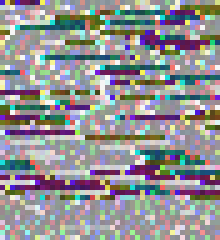
#> input picture lecturer/Lesson_01/src/demo.bmp, 44 x 48 px (shown 5 times larger)
$ python invert.py
#> lines starting #> are read from the running program, lines starting #| are printed output that depends on the picture
#!/usr/bin/env python
# -*- coding: utf-8 -*-

from PIL import Image, ImageChops

img = Image.open('demo.bmp')
#> img is the input picture: PIL image 44x48 RGB; mean R, G, B 146.2, 145.9, 148.1
i_img = ImageChops.invert(img)
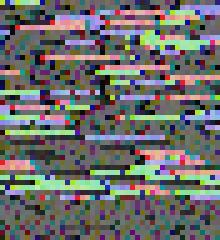
#> i_img: PIL image 44x48 RGB (shown 5 times larger); mean R, G, B 108.8, 109.1, 106.9
i_img.save('demo.bmp')
